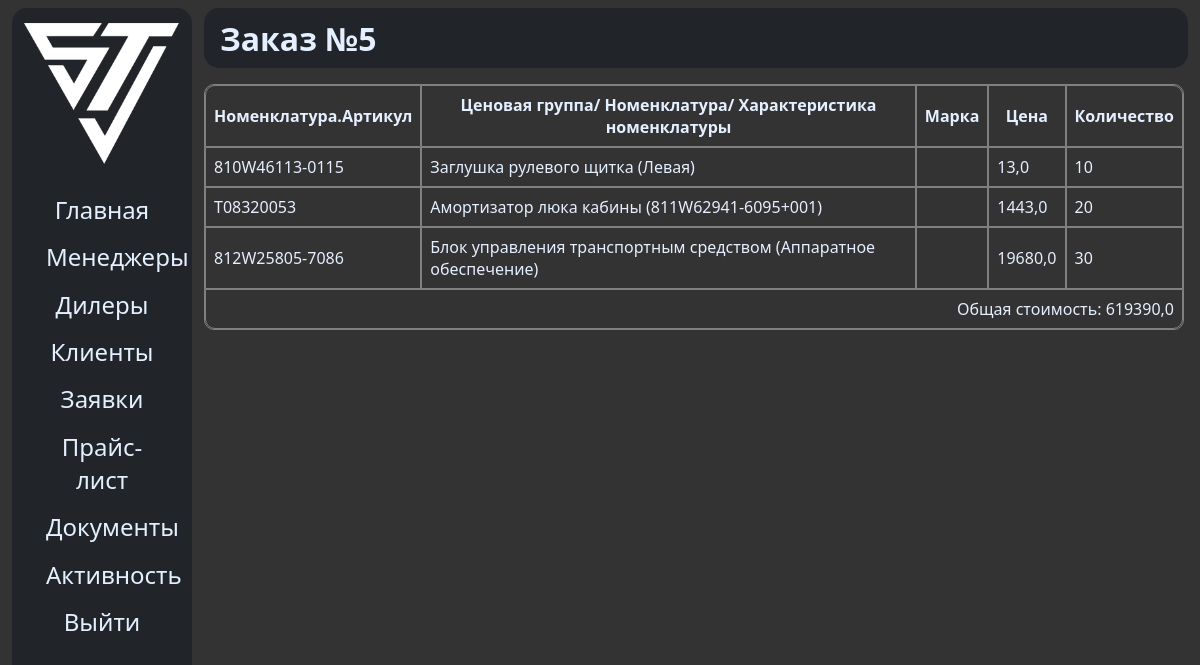
/orders/5 (signed in), run on the app's committed database.
### sinotruk/models.py (models this page shows, shortened)
class Order(models.Model):
	user = models.ForeignKey(CustomUser, on_delete=models.CASCADE, verbose_name='Заказчик', related_name='orderer')
	date = models.DateTimeField(auto_now_add=True, null=True, blank=True)

class OrderItem(models.Model):
	order = models.ForeignKey(Order, on_delete=models.CASCADE, related_name='items')
	product = models.ForeignKey(Product, on_delete=models.CASCADE, related_name='items')
	count = models.PositiveIntegerField()

class Product(models.Model):
	serial_number = models.CharField(max_length=100, verbose_name='Номенклатурв')
	name = models.CharField(max_length=255, verbose_name='Ценовая группа/ Номенклатура/ Характеристика номенклатуры')
	count = models.IntegerField(verbose_name='Остаток')
	mark = models.CharField(verbose_name='Марка', max_length=255, null=True)
	price = models.FloatField(verbose_name='Цена')
	class Meta:
		verbose_name = 'Товар'
		verbose_name_plural = 'Товары'

### sinotruk/views.py (the view)
# urls.py: path('orders/<int:order_id>', order_detail),
def order_detail(request, order_id):
	if request.user.is_authenticated:
		order = Order.objects.get(id=order_id)
		items = OrderItem.objects.filter(order=order)
		total_price = sum([x.count * x.product.price for x in items])
		return render(request, 'main/order_detail.html', {
			'order': order,
			'items': items,
			'tp': total_price
		})
	return HttpResponseRedirect('/login')

### templates/main/order_detail.html (shortened to what this page needs)
{% extends 'main/base.html' %}
{% load static %}
{% block navbar %}
    <h1>Заказ №{{ order.id }}</h1>
{% endblock %}
{% block content %}
    <div class="my_orders_block">
        <table class="my_table">
            <thead>
                <tr>
                    <th>Номенклатура.Артикул</th>
                    <th>Ценовая группа/ Номенклатура/ Характеристика номенклатуры</th>
                    <th>Марка</th>
                    <th>Цена</th>
                    <th>Количество</th>
                </tr>
            </thead>
            <tbody>
                {% for prod in items %}
                    <tr>
                        <td>
                            {% if prod.product.serial_number %}
                                {{ prod.product.serial_number }}
                            {% endif %}
                        </td>
                        <td>
                            {% if prod.product.name %}
                                {{ prod.product.name }}
                            {% endif %}
                        </td>
                        <td>
                        </td>
                        <td>
                            {% if prod.product.price %}
                                {{ prod.product.price }}
                            {% endif %}
                        </td>
                        <td>{{ prod.count }}</td>
                    </tr>
                {% endfor %}
                <tr>
                    <td colspan="5" style="text-align: end">Общая стоимость: {{ tp }}</td>
                </tr>
            </tbody>
        </table>
    </div>
{% endblock %}

### static/css/base.css (style rules this page uses)
:root { --bs-font-sans-serif: system-ui, -apple-system, "Segoe UI", Roboto, "Helvetica Neue", Arial, "Noto Sans", "Liberation Sans", sans-serif, "Apple Color Emoji", "Segoe UI Emoji", "Segoe UI Symbol", "Noto Color Emoji"; }
* { font-family: var(--bs-font-sans-serif); color: #e4efff; }
html, body { margin: 0; padding: 0; background-color: #333333; }
.navbar > h1 { margin-left: 1rem; }
table, tbody { width: 100%; margin: 0; padding: 0; }
table, thead, tbody, tr, th, td { border: 1px solid gray; }
th, td { padding: 0.5rem; }
.my_table { border-collapse: separate; border-spacing: 0; border: 1px solid gray; border-radius: 10px; -moz-border-radius: 10px; -webkit-border-radius: 10px; }
.my_table tr:first-of-type th:first-of-type { border-top-left-radius: 10px; }
.my_table tr:first-of-type th:last-of-type { border-top-right-radius: 10px; }
.my_table tr:last-of-type td:first-of-type { border-bottom-left-radius: 10px; }
.my_table tr:last-of-type td:last-of-type { border-bottom-right-radius: 10px; }

### data on the page
Order: id "5"
OrderItem: product.serial_number "810W46113-0115", product.name "Заглушка рулевого щитка (Левая)", product.price "13,0", count "10"
OrderItem: product.serial_number "T08320053", product.name "Амортизатор люка кабины (811W62941-6095+001)", product.price "1443,0", count "20"
OrderItem: product.serial_number "812W25805-7086", product.name "Блок управления транспортным средством (Аппаратное обеспечение)", product.price "19680,0", count "30"

### other printed values
{{ tp }} "619390,0"
